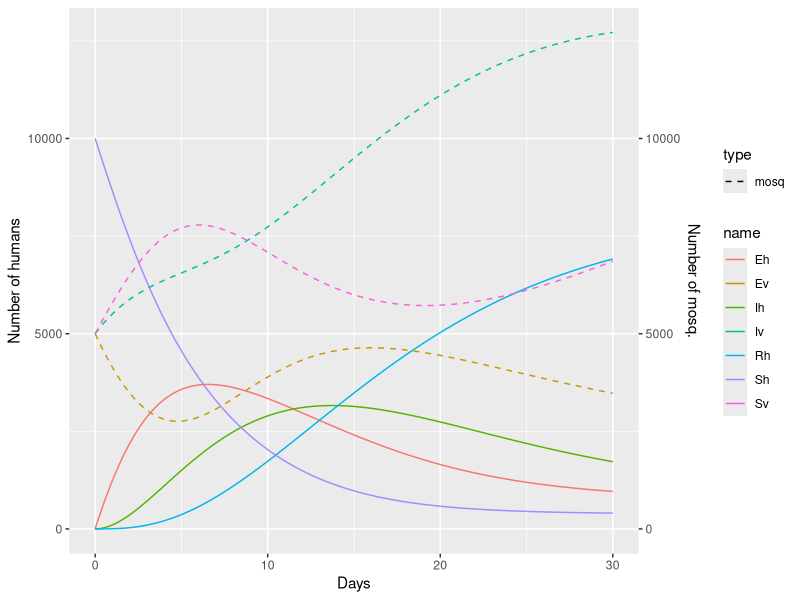

This figure's R source:
## ---- chunk 1
library(deSolve)
library(tidyverse)
library(magrittr)
## ---- chunk 2
transmission_model <- function(time, variables, parameters) {
  with(as.list(c(variables, parameters)), {
    dSh <- muh * Nh - (betah * b / Nh) * Sh * Iv - muh * Sh
    dEh <- (betah * b / Nh) * Sh * Iv - (nh + muh) * Eh
    dIh <- nh * Eh - (gammah + muh) * Ih
    dRh <- gammah * Ih - muh * Rh

    dSv <- A - (betav * b / Nh) * Ih * Sv - muv * Sv
    dEv <- (betav * b / Nh) * Ih * Sv - (nv + muv) * Ev
    dIv <- nv * Ev - muv * Iv

    return(list(c(dSh, dEh, dIh, dRh, dSv, dEv, dIv)))
  })
}
## ---- chunk 3
run_model <- function(pop_size) {
  init_pop_size <- pop_size
  mosq_init_pop_size <- 1.5 * init_pop_size

  time <- seq(0, 30, 0.01)

  Nh <- init_pop_size
  init_vars <- c(
    Sh = init_pop_size - (2 / init_pop_size),
    Eh = 1 / init_pop_size,
    Ih = 1 / init_pop_size,
    Rh = 0,
    Sv = mosq_init_pop_size / 3,
    Ev = mosq_init_pop_size / 3,
    Iv = mosq_init_pop_size / 3
  )

  pars <- c(
    Nh = Nh,
    muh = 1 / 70,
    A = 1000,
    muv = 1 / 27,
    gammah = 1 / 8,
    b = 0.65,
    betah = 0.425,
    betav = 0.75,
    nh = 1 / 6, # IIP
    nv = 1 / 6.5 # EIP (at 30C)
  )

  model <- ode(init_vars, time, transmission_model, pars)

  model
}

model <- run_model(10000)
## ---- chunk 4
model_tibble <- model %>%
  as_tibble() %>%
  pivot_longer(-c(time))

ggplot(mapping = aes(x = time)) +
  geom_line(
    data = model_tibble %>% filter(name %in% c("Sh", "Eh", "Ih", "Rh")),
    mapping = aes(y = value, color = name)
  ) +
  geom_line(
    data = model_tibble %>% filter(name %in% c("Sv", "Ev", "Iv")),
    mapping = aes(y = value, color = name, linetype = "mosq"),
  ) +
  scale_x_continuous("Days") +
  scale_y_continuous(
    "Number of humans",
    sec.axis = sec_axis(
      trans = ~ . * 1,
      name = "Number of mosq.",
      breaks = seq(0, 15000, 5000)
    )
  ) +
  scale_linetype_manual("type", values = c("mosq" = 2))
## ---- chunk 5
# final_epi_size_tibble <- map(
#   10^seq(1, 7),
#   \(x) tibble(psize = x, epi_size = sum(run_model(x)[, "Ih"]))
# ) %>% list_c()
#
#
# final_epi_size_tibble %>% ggplot() +
#   geom_line(aes(x = psize, y = epi_size))
